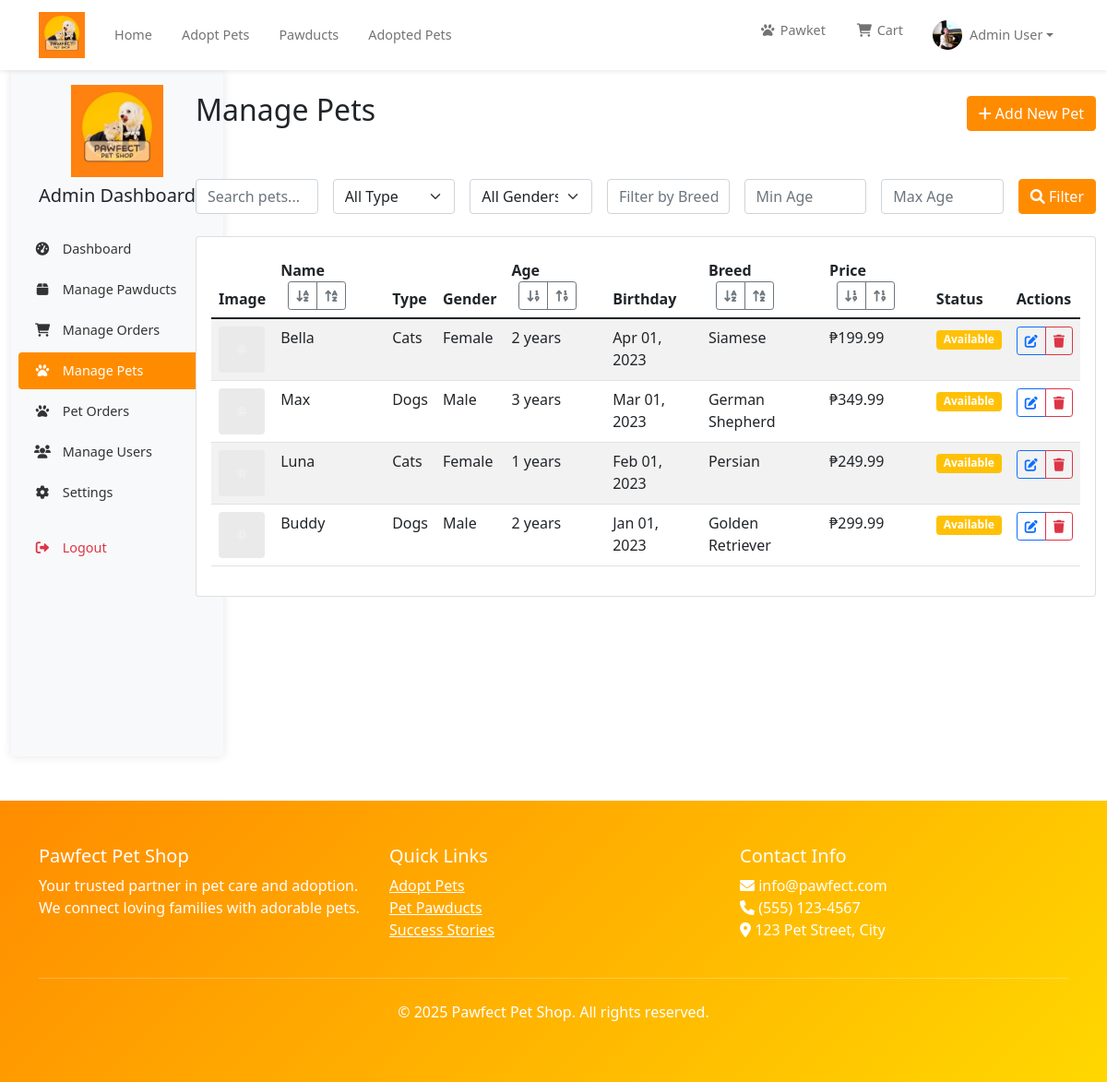
Screenshot of /admin/pets (signed in) with the database file from the repository.
### tables this page shows
CREATE TABLE IF NOT EXISTS settings (
    id INT AUTO_INCREMENT PRIMARY KEY,
    setting_key VARCHAR(100) UNIQUE NOT NULL,
    setting_value TEXT
);

CREATE TABLE IF NOT EXISTS users (
    id INT AUTO_INCREMENT PRIMARY KEY,
    avatar TEXT NULL,
    first_name VARCHAR(50) NOT NULL,
    last_name VARCHAR(50) NOT NULL,
    email VARCHAR(100) UNIQUE NOT NULL,
    password TEXT NOT NULL,
    phone VARCHAR(20),
    role ENUM('user', 'admin') DEFAULT 'user',
    is_banned BOOLEAN DEFAULT FALSE
);

CREATE TABLE IF NOT EXISTS pets (
    id INT AUTO_INCREMENT PRIMARY KEY,
    name VARCHAR(100) NOT NULL,
    pet_image TEXT NOT NULL DEFAULT '/uploads/placeholder.png',
    type ENUM('cats', 'dogs') NOT NULL,
    gender ENUM('male', 'female') NOT NULL,
    age INT NOT NULL,
    birthday DATE NOT NULL,
    breed VARCHAR(100),
    description TEXT,
    price DECIMAL(10,2) NOT NULL DEFAULT 0.00,
    is_adopted BOOLEAN DEFAULT FALSE,
    adopted_by_user_id INT NULL,
    adoption_date DATETIME NOT NULL DEFAULT CURRENT_TIMESTAMP,
    FOREIGN KEY (adopted_by_user_id) REFERENCES users(id)
);

### views/admin/pets.php (the view, shortened to what the rows shown need)
<?php require_once 'views/layout/header.php'; ?>
<div class="container-fluid">
    <div class="row">
        <div class="col-md-10">
            <div class="d-flex justify-content-between align-items-center mb-4 py-4">
                <h2>Manage Pets</h2>
            </div>
            <div class="card">
                <div class="card-body">
                    <div class="table-responsive">
                        <table class="table table-striped">
                            <thead>
                                <tr>
                                    <th>Image</th>
                                    <th>
                                        Name
                                        <div class="btn-group btn-group-sm ms-2">
                                            <a href="?sort=name&order=asc<?php echo isset($_GET['q']) ? '&q=' . urlencode($_GET['q']) : ''; ?><?php echo isset($_GET['type']) ? '&type=' . urlencode($_GET['type']) : ''; ?><?php echo isset($_GET['gender']) ? '&gender=' . urlencode($_GET['gender']) : ''; ?><?php echo isset($_GET['breed']) ? '&breed=' . urlencode($_GET['breed']) : ''; ?>" class="btn btn-outline-secondary btn-sm" data-bs-toggle="tooltip" title="Sort by name (A to Z)">
                                                <i class="fas fa-sort-alpha-down"></i>
                                            </a>
                                            <a href="?sort=name&order=desc<?php echo isset($_GET['q']) ? '&q=' . urlencode($_GET['q']) : ''; ?><?php echo isset($_GET['type']) ? '&type=' . urlencode($_GET['type']) : ''; ?><?php echo isset($_GET['gender']) ? '&gender=' . urlencode($_GET['gender']) : ''; ?><?php echo isset($_GET['breed']) ? '&breed=' . urlencode($_GET['breed']) : ''; ?>" class="btn btn-outline-secondary btn-sm" data-bs-toggle="tooltip" title="Sort by name (Z to A)">
                                                <i class="fas fa-sort-alpha-up"></i>
                                            </a>
                                        </div>
                                    </th>
                                    <th>
                                        Type
                                    </th>
                                    <th>
                                        Gender
                                    </th>
                                    <th>
                                        Age
                                        <div class="btn-group btn-group-sm ms-2">
                                            <a href="?sort=age&order=asc<?php echo isset($_GET['q']) ? '&q=' . urlencode($_GET['q']) : ''; ?><?php echo isset($_GET['type']) ? '&type=' . urlencode($_GET['type']) : ''; ?><?php echo isset($_GET['gender']) ? '&gender=' . urlencode($_GET['gender']) : ''; ?><?php echo isset($_GET['breed']) ? '&breed=' . urlencode($_GET['breed']) : ''; ?>" class="btn btn-outline-secondary btn-sm" data-bs-toggle="tooltip" title="Sort by age (youngest to oldest)">
                                                <i class="fas fa-sort-numeric-down"></i>
                                            </a>
                                            <a href="?sort=age&order=desc<?php echo isset($_GET['q']) ? '&q=' . urlencode($_GET['q']) : ''; ?><?php echo isset($_GET['type']) ? '&type=' . urlencode($_GET['type']) : ''; ?><?php echo isset($_GET['gender']) ? '&gender=' . urlencode($_GET['gender']) : ''; ?><?php echo isset($_GET['breed']) ? '&breed=' . urlencode($_GET['breed']) : ''; ?>" class="btn btn-outline-secondary btn-sm" data-bs-toggle="tooltip" title="Sort by age (oldest to youngest)">
                                                <i class="fas fa-sort-numeric-up"></i>
                                            </a>
                                        </div>
                                    </th>
                                    <th>
                                        Birthday
                                    </th>
                                    <th>
                                        Breed
                                        <div class="btn-group btn-group-sm ms-2">
                                            <a href="?sort=breed&order=asc<?php echo isset($_GET['q']) ? '&q=' . urlencode($_GET['q']) : ''; ?><?php echo isset($_GET['type']) ? '&type=' . urlencode($_GET['type']) : ''; ?><?php echo isset($_GET['gender']) ? '&gender=' . urlencode($_GET['gender']) : ''; ?><?php echo isset($_GET['breed']) ? '&breed=' . urlencode($_GET['breed']) : ''; ?>" class="btn btn-outline-secondary btn-sm" data-bs-toggle="tooltip" title="Sort by breed (A to Z)">
                                                <i class="fas fa-sort-alpha-down"></i>
                                            </a>
                                            <a href="?sort=breed&order=desc<?php echo isset($_GET['q']) ? '&q=' . urlencode($_GET['q']) : ''; ?><?php echo isset($_GET['type']) ? '&type=' . urlencode($_GET['type']) : ''; ?><?php echo isset($_GET['gender']) ? '&gender=' . urlencode($_GET['gender']) : ''; ?><?php echo isset($_GET['breed']) ? '&breed=' . urlencode($_GET['breed']) : ''; ?>" class="btn btn-outline-secondary btn-sm" data-bs-toggle="tooltip" title="Sort by breed (Z to A)">
                                                <i class="fas fa-sort-alpha-up"></i>
                                            </a>
                                        </div>
                                    </th>
                                    <th>
                                        Price
                                        <div class="btn-group btn-group-sm ms-2">
                                            <a href="?sort=price&order=asc<?php echo isset($_GET['q']) ? '&q=' . urlencode($_GET['q']) : ''; ?><?php echo isset($_GET['type']) ? '&type=' . urlencode($_GET['type']) : ''; ?><?php echo isset($_GET['gender']) ? '&gender=' . urlencode($_GET['gender']) : ''; ?><?php echo isset($_GET['breed']) ? '&breed=' . urlencode($_GET['breed']) : ''; ?>" class="btn btn-outline-secondary btn-sm" data-bs-toggle="tooltip" title="Sort by price (lowest to highest)">
                                                <i class="fas fa-sort-numeric-down"></i>
                                            </a>
                                            <a href="?sort=price&order=desc<?php echo isset($_GET['q']) ? '&q=' . urlencode($_GET['q']) : ''; ?><?php echo isset($_GET['type']) ? '&type=' . urlencode($_GET['type']) : ''; ?><?php echo isset($_GET['gender']) ? '&gender=' . urlencode($_GET['gender']) : ''; ?><?php echo isset($_GET['breed']) ? '&breed=' . urlencode($_GET['breed']) : ''; ?>" class="btn btn-outline-secondary btn-sm" data-bs-toggle="tooltip" title="Sort by price (highest to lowest)">
                                                <i class="fas fa-sort-numeric-up"></i>
                                            </a>
                                        </div>
                                    </th>
                                    <th>Status</th>
                                    <th>Actions</th>
                                </tr>
                            </thead>
                            <tbody>
                                <?php if (empty($pets)): ?>
                                    <tr>
                                        <td colspan="9" class="text-center py-4">
                                            <i class="fas fa-paw fa-3x text-muted mb-3"></i>
                                            <h5 class="text-muted">No pets found</h5>
                                            <p class="text-muted">Try adjusting your search or filters.</p>
                                        </td>
                                    </tr>
                                <?php else: ?>
                                <?php foreach ($pets as $pet): ?>
                                <tr>
                                        <td data-label="Image">
                                            <img src="<?php echo BASE_URL . htmlspecialchars($pet['pet_image']); ?>"
                                                 alt="<?php echo $pet['name']; ?>"
                                                 class="rounded"
                                                 style="width: 50px; height: 50px; object-fit: cover;">
                                        </td>
                                        <td data-label="Name">
                                            <div class="d-flex align-items-center">
                                                <?php echo $pet['name']; ?>
                                            </div>
                                    </td>
                                        <td data-label="Type"><?php echo ucfirst($pet['type']); ?></td>
                                        <td data-label="Gender"><?php echo ucfirst($pet['gender'])?></td>
                                        <td data-label="Age"><?php echo $pet['age']; ?> years</td>
                                        <td data-label="Birthday"><?php echo date('M d, Y', strtotime($pet['birthday'])); ?></td>
                                        <td data-label="Breed"><?php echo $pet['breed']; ?></td>
                                        <td data-label="Price">₱<?php echo number_format($pet['price'], 2); ?></td>
                                        <td data-label="Status">
                                        <?php if ($pet['is_adopted']): ?>
                                            <span class="badge bg-success">Adopted</span>
                                        <?php else: ?>
                                            <span class="badge bg-warning">Available</span>
                                        <?php endif; ?>
                                    </td>
                                        <td data-label="Actions">
                                            <div class="btn-group">
                                        <button class="btn btn-sm btn-outline-primary" onclick="editPet(<?php echo htmlspecialchars(json_encode($pet)); ?>)">
                                            <i class="fas fa-edit"></i>
                                        </button>
                                        <button type="button" class="btn btn-sm btn-outline-danger" onclick="confirmDelete(<?php echo htmlspecialchars(json_encode($pet)); ?>)">
                                            <i class="fas fa-trash"></i>
                                        </button>
                                            </div>
                                    </td>
                                </tr>
                                <?php endforeach; ?>
                                <?php endif; ?>
                            </tbody>
                        </table>
                    </div>
                </div>
            </div>
        </div>
    </div>
</div>
<?php require_once 'views/layout/footer.php'; ?>

### views/layout/header.php (shortened to what the rows shown need)
<?php
require_once 'models/User.php';
?>
<!DOCTYPE html>
<html lang="en">
<head>
    <link href="https://cdn.jsdelivr.net/npm/bootstrap@5.1.3/dist/css/bootstrap.min.css" rel="stylesheet">
    <link href="https://cdnjs.cloudflare.com/ajax/libs/font-awesome/6.0.0/css/all.min.css" rel="stylesheet">
</head>
<body>
    <nav class="navbar navbar-expand-lg navbar-light bg-white shadow-sm">
        <div class="container">
            <a class="navbar-brand" href="<?php echo BASE_URL; ?>">
                <?php if (getSetting('site_logo')): ?>
                    <img src="<?php echo BASE_URL . getSetting('site_logo'); ?>" alt="<?php echo getSetting('brand_name', 'Pawfect Pet Shop'); ?>" class="logo-img">
                <?php else: ?>
                    <img src="<?php echo BASE_URL; ?>/public/uploads/logo/PawfectPetShopLogo.jpg" alt="<?php echo getSetting('brand_name', 'Pawfect Pet Shop'); ?>" class="logo-img">
                <?php endif; ?>
            </a>
            <div class="collapse navbar-collapse" id="navbarNav">
                <ul class="navbar-nav">
                    <?php if (isLoggedIn()): ?>
                        <li class="nav-item dropdown">
                            <a class="nav-link dropdown-toggle d-flex align-items-center" href="#" id="navbarDropdown" role="button" data-bs-toggle="dropdown">
                                <?php
                                $userModel = new User();
                                $user = $userModel->getById($_SESSION['user_id']);
                                if ($user && $user['avatar']): ?>
                                    <img src="<?php echo BASE_URL . $user['avatar']; ?>" alt="Profile" class="rounded-circle me-2" style="width: 32px; height: 32px; object-fit: cover;">
                                <?php else: ?>
                                    <i class="fas fa-user-circle me-2"></i>
                                <?php endif; ?>
                                <?php echo $_SESSION['user_name']; ?>
                            </a>
                        </li>
                    <?php endif; ?>
                </ul>
            </div>
        </div>
    </nav>
</body>
</html>

### rows the page displays
settings: setting_value (picture)
users: avatar (picture)
pets: pet_image (placeholder picture), name "Bella", type "Cats", gender "Female", age "2", birthday "Apr 01, 2023", breed "Siamese", price "199.99", is_adopted "Available"
pets: pet_image (placeholder picture), name "Max", type "Dogs", gender "Male", age "3", birthday "Mar 01, 2023", breed "German Shepherd", price "349.99", is_adopted "Available"
pets: pet_image (placeholder picture), name "Luna", type "Cats", gender "Female", age "1", birthday "Feb 01, 2023", breed "Persian", price "249.99", is_adopted "Available"
pets: pet_image (placeholder picture), name "Buddy", type "Dogs", gender "Male", age "2", birthday "Jan 01, 2023", breed "Golden Retriever", price "299.99", is_adopted "Available"

### other values shown
$_SESSION['user_name'] "Admin User"
